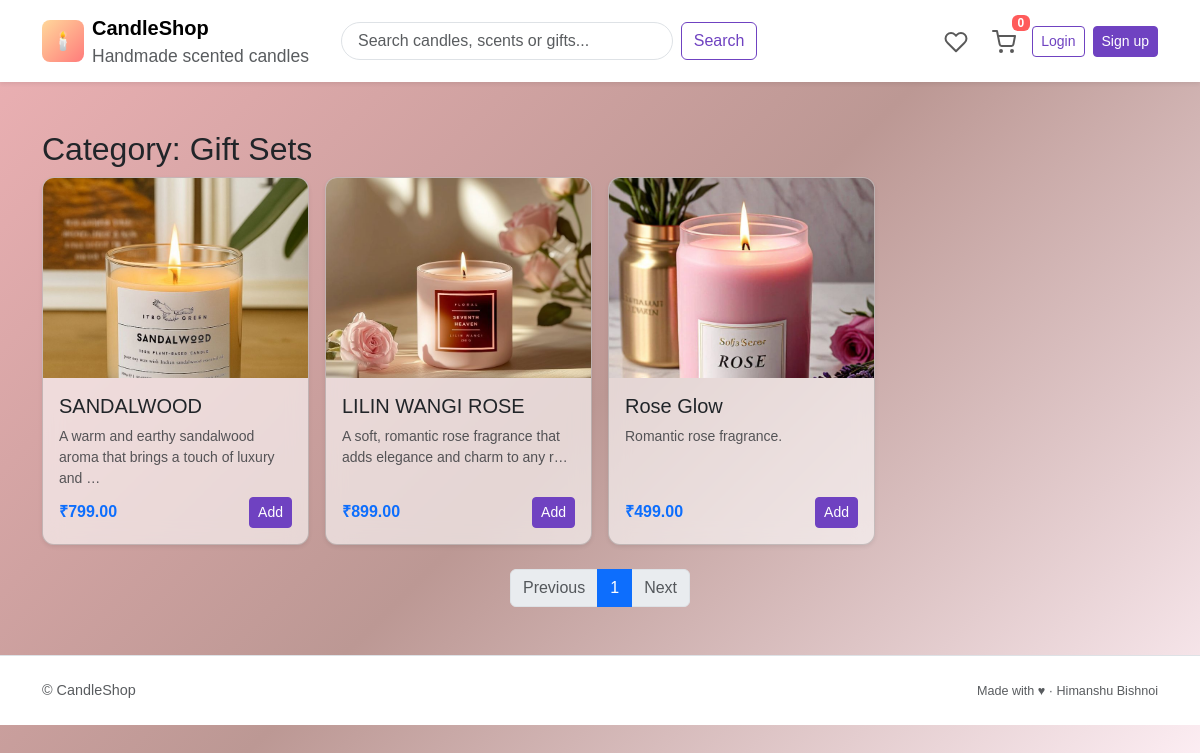
/category/gift-sets/, run on the app's committed database.
### shop/models.py (models this page shows, shortened)
class Category(models.Model):
    name = models.CharField(max_length=100)
    slug = models.SlugField(unique=True)

class Product(models.Model):
    category = models.ForeignKey(Category, on_delete=models.CASCADE, related_name='products', null=True, blank=True)
    name = models.CharField(max_length=200)
    slug = models.SlugField(unique=True)
    description = models.TextField(blank=True)
    price = models.DecimalField(max_digits=8, decimal_places=2)
    stock = models.PositiveIntegerField(default=10)
    image = models.ImageField(upload_to='candles/')
    is_active = models.BooleanField(default=True)
    created_at = models.DateTimeField(auto_now_add=True)

### shop/views.py (the view)
# urls.py: path('category/<slug:slug>/', views.category_products, name='category_products'),
def category_products(request, slug):
    cat = get_object_or_404(Category, slug=slug)
    products = cat.products.filter(is_active=True).order_by('-created_at')
    paginator = Paginator(products, 8)
    page_number = request.GET.get('page')
    page_obj = paginator.get_page(page_number)
    return render(request, 'shop/category.html', {'category': cat, 'products': page_obj})

### shop/templates/shop/category.html
{% extends 'shop/base.html' %}
{% load static %}
{% block content %}
<h2>Category: {{ category.name }}</h2>
<div class="row g-3">
  {% for p in products %}
    <div class="col-sm-6 col-md-3">
      <div class="card h-100 product-card shadow-sm">
        <a href="{% url 'product_detail' p.slug %}"><img src="{{ p.image.url }}" class="card-img-top" style="height:200px;object-fit:cover;"></a>
        <div class="card-body d-flex flex-column">
          <h5 class="card-title">{{ p.name }}</h5>
          <p class="text-muted small mb-2">{{ p.description|truncatechars:70 }}</p>
          <div class="mt-auto d-flex justify-content-between align-items-center">
            <strong class="text-primary">₹{{ p.price }}</strong>
            <form method="post" action="{% url 'add_to_cart' p.id %}">{% csrf_token %}<input type="hidden" name="quantity" value="1"><button class="btn btn-sm btn-primary">Add</button></form>
          </div>
        </div>
      </div>
    </div>
  {% endfor %}
</div>
<nav aria-label="Page navigation" class="mt-4">
  <ul class="pagination justify-content-center">
    {% if products.has_previous %}
      <li class="page-item"><a class="page-link" href="?page={{ products.previous_page_number }}">Previous</a></li>
    {% else %}
      <li class="page-item disabled"><span class="page-link">Previous</span></li>
    {% endif %}
    {% for num in products.paginator.page_range %}
      {% if products.number == num %}
        <li class="page-item active"><span class="page-link">{{ num }}</span></li>
      {% else %}
        <li class="page-item"><a class="page-link" href="?page={{ num }}">{{ num }}</a></li>
      {% endif %}
    {% endfor %}
    {% if products.has_next %}
      <li class="page-item"><a class="page-link" href="?page={{ products.next_page_number }}">Next</a></li>
    {% else %}
      <li class="page-item disabled"><span class="page-link">Next</span></li>
    {% endif %}
  </ul>
</nav>
{% endblock %}

### shop/static/shop/css/style.css (style rules this page uses)
:root { --brand:#6f42c1; --accent:#ff7b7b; --muted:#6c757d; --bg:#f7f8fb; }
body { background: linear-gradient(135deg, #eba7abe3, #bc9894, #fff1f7); background-attachment: fixed; background-size: cover; background-repeat: no-repeat; font-family: 'Poppins', sans-serif; }
.card { backdrop-filter: blur(10px); background: rgba(255, 255, 255, 0.6); border-radius: 15px; }
.product-card { border-radius:12px; overflow:hidden; transition:transform .18s ease, box-shadow .18s; }
.btn-primary { background:var(--brand); border-color:var(--brand); }

### data on the page
Category: name "Gift Sets"
Product: image (picture), name "SANDALWOOD", description "A warm and earthy sandalwood aroma that brings a touch of luxury and …", price "799.00"
Product: image (picture), name "LILIN WANGI ROSE", description "A soft, romantic rose fragrance that adds elegance and charm to any r…", price "899.00"
Product: image (picture), name "Rose Glow", description "Romantic rose fragrance.", price "499.00"

### other printed values
{{ request.session.cart|length }} "0"
{{ num }} "1"
